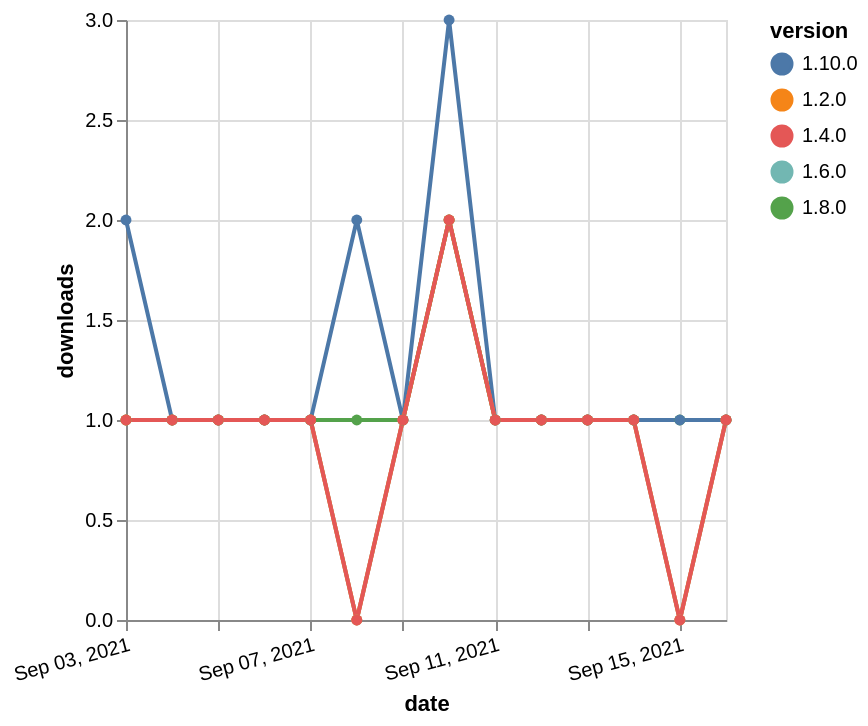

Vega-Lite specification stored for this chart:
### Vega-Lite specification from a JSON file in a GitHub repository (floating-point values rounded to 4 significant figures)
{"$schema": "https://vega.github.io/schema/vega-lite/v5.json", "description": "A simple bar chart with embedded data.", "data": {"values": [{"date": "2021-09-03", "total": 184, "delta": 1, "version": "1.6.0"}, {"date": "2021-09-04", "total": 185, "delta": 1, "version": "1.6.0"}, {"date": "2021-09-05", "total": 186, "delta": 1, "version": "1.6.0"}, {"date": "2021-09-06", "total": 187, "delta": 1, "version": "1.6.0"}, {"date": "2021-09-07", "total": 188, "delta": 1, "version": "1.6.0"}, {"date": "2021-09-08", "total": 188, "delta": 0, "version": "1.6.0"}, {"date": "2021-09-09", "total": 189, "delta": 1, "version": "1.6.0"}, {"date": "2021-09-10", "total": 191, "delta": 2, "version": "1.6.0"}, {"date": "2021-09-11", "total": 192, "delta": 1, "version": "1.6.0"}, {"date": "2021-09-12", "total": 193, "delta": 1, "version": "1.6.0"}, {"date": "2021-09-13", "total": 194, "delta": 1, "version": "1.6.0"}, {"date": "2021-09-14", "total": 195, "delta": 1, "version": "1.6.0"}, {"date": "2021-09-15", "total": 195, "delta": 0, "version": "1.6.0"}, {"date": "2021-09-16", "total": 196, "delta": 1, "version": "1.6.0"}, {"date": "2021-09-03", "total": 161, "delta": 1, "version": "1.8.0"}, {"date": "2021-09-04", "total": 162, "delta": 1, "version": "1.8.0"}, {"date": "2021-09-05", "total": 163, "delta": 1, "version": "1.8.0"}, {"date": "2021-09-06", "total": 164, "delta": 1, "version": "1.8.0"}, {"date": "2021-09-07", "total": 165, "delta": 1, "version": "1.8.0"}, {"date": "2021-09-08", "total": 166, "delta": 1, "version": "1.8.0"}, {"date": "2021-09-09", "total": 167, "delta": 1, "version": "1.8.0"}, {"date": "2021-09-10", "total": 169, "delta": 2, "version": "1.8.0"}, {"date": "2021-09-11", "total": 170, "delta": 1, "version": "1.8.0"}, {"date": "2021-09-12", "total": 171, "delta": 1, "version": "1.8.0"}, {"date": "2021-09-13", "total": 172, "delta": 1, "version": "1.8.0"}, {"date": "2021-09-14", "total": 173, "delta": 1, "version": "1.8.0"}, {"date": "2021-09-15", "total": 174, "delta": 1, "version": "1.8.0"}, {"date": "2021-09-16", "total": 175, "delta": 1, "version": "1.8.0"}, {"date": "2021-09-03", "total": 181, "delta": 2, "version": "1.10.0"}, {"date": "2021-09-04", "total": 182, "delta": 1, "version": "1.10.0"}, {"date": "2021-09-05", "total": 183, "delta": 1, "version": "1.10.0"}, {"date": "2021-09-06", "total": 184, "delta": 1, "version": "1.10.0"}, {"date": "2021-09-07", "total": 185, "delta": 1, "version": "1.10.0"}, {"date": "2021-09-08", "total": 187, "delta": 2, "version": "1.10.0"}, {"date": "2021-09-09", "total": 188, "delta": 1, "version": "1.10.0"}, {"date": "2021-09-10", "total": 191, "delta": 3, "version": "1.10.0"}, {"date": "2021-09-11", "total": 192, "delta": 1, "version": "1.10.0"}, {"date": "2021-09-12", "total": 193, "delta": 1, "version": "1.10.0"}, {"date": "2021-09-13", "total": 194, "delta": 1, "version": "1.10.0"}, {"date": "2021-09-14", "total": 195, "delta": 1, "version": "1.10.0"}, {"date": "2021-09-15", "total": 196, "delta": 1, "version": "1.10.0"}, {"date": "2021-09-16", "total": 197, "delta": 1, "version": "1.10.0"}, {"date": "2021-09-03", "total": 226, "delta": 1, "version": "1.2.0"}, {"date": "2021-09-04", "total": 227, "delta": 1, "version": "1.2.0"}, {"date": "2021-09-05", "total": 228, "delta": 1, "version": "1.2.0"}, {"date": "2021-09-06", "total": 229, "delta": 1, "version": "1.2.0"}, {"date": "2021-09-07", "total": 230, "delta": 1, "version": "1.2.0"}, {"date": "2021-09-08", "total": 230, "delta": 0, "version": "1.2.0"}, {"date": "2021-09-09", "total": 231, "delta": 1, "version": "1.2.0"}, {"date": "2021-09-10", "total": 233, "delta": 2, "version": "1.2.0"}, {"date": "2021-09-11", "total": 234, "delta": 1, "version": "1.2.0"}, {"date": "2021-09-12", "total": 235, "delta": 1, "version": "1.2.0"}, {"date": "2021-09-13", "total": 236, "delta": 1, "version": "1.2.0"}, {"date": "2021-09-14", "total": 237, "delta": 1, "version": "1.2.0"}, {"date": "2021-09-15", "total": 237, "delta": 0, "version": "1.2.0"}, {"date": "2021-09-16", "total": 238, "delta": 1, "version": "1.2.0"}, {"date": "2021-09-03", "total": 192, "delta": 1, "version": "1.4.0"}, {"date": "2021-09-04", "total": 193, "delta": 1, "version": "1.4.0"}, {"date": "2021-09-05", "total": 194, "delta": 1, "version": "1.4.0"}, {"date": "2021-09-06", "total": 195, "delta": 1, "version": "1.4.0"}, {"date": "2021-09-07", "total": 196, "delta": 1, "version": "1.4.0"}, {"date": "2021-09-08", "total": 196, "delta": 0, "version": "1.4.0"}, {"date": "2021-09-09", "total": 197, "delta": 1, "version": "1.4.0"}, {"date": "2021-09-10", "total": 199, "delta": 2, "version": "1.4.0"}, {"date": "2021-09-11", "total": 200, "delta": 1, "version": "1.4.0"}, {"date": "2021-09-12", "total": 201, "delta": 1, "version": "1.4.0"}, {"date": "2021-09-13", "total": 202, "delta": 1, "version": "1.4.0"}, {"date": "2021-09-14", "total": 203, "delta": 1, "version": "1.4.0"}, {"date": "2021-09-15", "total": 203, "delta": 0, "version": "1.4.0"}, {"date": "2021-09-16", "total": 204, "delta": 1, "version": "1.4.0"}]}, "width": "container", "mark": {"type": "line", "point": {"filled": true}}, "encoding": {"x": {"field": "date", "type": "temporal", "timeUnit": "yearmonthdate", "title": "date", "axis": {"labelAngle": -15}}, "y": {"field": "delta", "type": "quantitative", "title": "downloads"}, "color": {"field": "version", "type": "nominal"}, "tooltip": {"field": "delta"}}}
